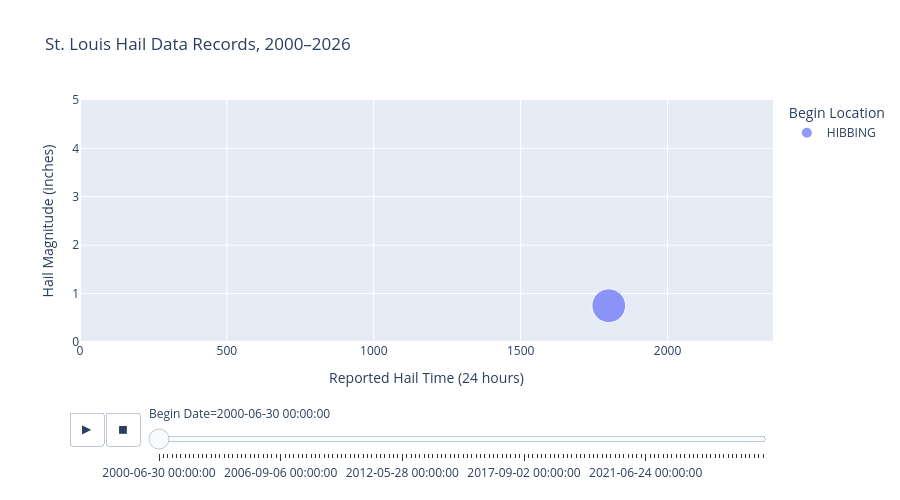

Notebook source saved alongside this figure:
### Code cell
# Create Figure 2 using a different chart type to answer the same research question.
# Label any aggregation or transformation.
figTwo = px.scatter(hail_df, x='BEGIN_TIME', y='MAGNITUDE',
                 animation_frame='BEGIN_DATE', animation_group='BEGIN_LOCATION',
                 size='MAGNITUDE', color='BEGIN_LOCATION', hover_name='BEGIN_LOCATION',
                 range_x=[0, 2359], range_y=[0, 5], size_max=55,
                 category_orders={'BEGIN_DATE': years},
                 labels={'BEGIN_TIME':'Reported Hail Time (24 hours)',
                         'MAGNITUDE':'Hail Magnitude (inches)', 'BEGIN_DATE':'Begin Date', 'BEGIN_LOCATION':'Begin Location'},
                 title='St. Louis Hail Data Records, 2000–2026')
figTwo.update_layout(height=500)
figTwo.show()

### Figure 1 — Plotly figure (JSON) as saved in the notebook; plotly's stock layout.template omitted (floating-point values rounded to 4 significant figures)
{"data": [{"hovertemplate": "<b>%{hovertext}</b><br><br>Begin Location=HIBBING<br>Begin Date=2000-06-30 00:00:00<br>Reported Hail Time (24 hours)=%{x}<br>Hail Magnitude (inches)=%{marker.size}<extra></extra>", "hovertext": ["HIBBING"], "ids": ["HIBBING"], "legendgroup": "HIBBING", "marker": {"color": "#636efa", "size": [0.75], "sizemode": "area", "sizeref": 0.001322, "symbol": "circle"}, "mode": "markers", "name": "HIBBING", "orientation": "v", "showlegend": true, "type": "scatter", "x": [1800], "xaxis": "x", "y": [0.75], "yaxis": "y"}], "layout": {"height": 500, "legend": {"itemsizing": "constant", "title": {"text": "Begin Location"}, "tracegroupgap": 0}, "sliders": [{"active": 0, "currentvalue": {"prefix": "Begin Date="}, "len": 0.9, "pad": {"b": 10, "t": 60}, "steps": [{"args": [["2000-06-30 00:00:00"], {"frame": {"duration": 0, "redraw": false}, "fromcurrent": true, "mode": "immediate", "transition": {"duration": 0, "easing": "linear"}}], "label": "2000-06-30 00:00:00", "method": "animate"}, {"args": [["2000-07-01 00:00:00"], {"frame": {"duration": 0, "redraw": false}, "fromcurrent": true, "mode": "immediate", "transition": {"duration": 0, "easing": "linear"}}], "label": "2000-07-01 00:00:00", "method": "animate"}, {"args": [["2000-07-08 00:00:00"], {"frame": {"duration": 0, "redraw": false}, "fromcurrent": true, "mode": "immediate", "transition": {"duration": 0, "easing": "linear"}}], "label": "2000-07-08 00:00:00", "method": "animate"}, {"args": [["2000-08-01 00:00:00"], {"frame": {"duration": 0, "redraw": false}, "fromcurrent": true, "mode": "immediate", "transition": {"duration": 0, "easing": "linear"}}], "label": "2000-08-01 00:00:00", "method": "animate"}, {"args": [["2001-05-01 00:00:00"], {"frame": {"duration": 0, "redraw": false}, "fromcurrent": true, "mode": "immediate", "transition": {"duration": 0, "easing": "linear"}}], "label": "2001-05-01 00:00:00", "method": "animate"}, {"args": [["2001-05-14 00:00:00"], {"frame": {"duration": 0, "redraw": false}, "fromcurrent": true, "mode": "immediate", "transition": {"duration": 0, "easing": "linear"}}], "label": "2001-05-14 00:00:00", "method": "animate"}, {"args": [["2001-06-13 00:00:00"], {"frame": {"duration": 0, "redraw": false}, "fromcurrent": true, "mode": "immediate", "transition": {"duration": 0, "easing": "linear"}}], "label": "2001-06-13 00:00:00", "method": "animate"}, {"args": [["2001-08-08 00:00:00"], {"frame": {"duration": 0, "redraw": false}, "fromcurrent": true, "mode": "immediate", "transition": {"duration": 0, "easing": "linear"}}], "label": "2001-08-08 00:00:00", "method": "animate"}, {"args": [["2002-04-16 00:00:00"], {"frame": {"duration": 0, "redraw": false}, "fromcurrent": true, "mode": "immediate", "transition": {"duration": 0, "easing": "linear"}}], "label": "2002-04-16 00:00:00", "method": "animate"}, {"args": [["2002-06-22 00:00:00"], {"frame": {"duration": 0, "redraw": false}, "fromcurrent": true, "mode": "immediate", "transition": {"duration": 0, "easing": "linear"}}], "label": "2002-06-22 00:00:00", "method": "animate"}, {"args": [["2002-08-01 00:00:00"], {"frame": {"duration": 0, "redraw": false}, "fromcurrent": true, "mode": "immediate", "transition": {"duration": 0, "easing": "linear"}}], "label": "2002-08-01 00:00:00", "method": "animate"}, {"args": [["2002-09-02 00:00:00"], {"frame": {"duration": 0, "redraw": false}, "fromcurrent": true, "mode": "immediate", "transition": {"duration": 0, "easing": "linear"}}], "label": "2002-09-02 00:00:00", "method": "animate"}, {"args": [["2003-04-14 00:00:00"], {"frame": {"duration": 0, "redraw": false}, "fromcurrent": true, "mode": "immediate", "transition": {"duration": 0, "easing": "linear"}}], "label": "2003-04-14 00:00:00", "method": "animate"}, {"args": [["2003-07-02 00:00:00"], {"frame": {"duration": 0, "redraw": false}, "fromcurrent": true, "mode": "immediate", "transition": {"duration": 0, "easing": "linear"}}], "label": "2003-07-02 00:00:00", "method": "animate"}, {"args": [["2003-07-06 00:00:00"], {"frame": {"duration": 0, "redraw": false}, "fromcurrent": true, "mode": "immediate", "transition": {"duration": 0, "easing": "linear"}}], "label": "2003-07-06 00:00:00", "method": "animate"}, {"args": [["2003-07-19 00:00:00"], {"frame": {"duration": 0, "redraw": false}, "fromcurrent": true, "mode": "immediate", "transition": {"duration": 0, "easing": "linear"}}], "label": "2003-07-19 00:00:00", "method": "animate"}, {"args": [["2003-08-20 00:00:00"], {"frame": {"duration": 0, "redraw": false}, "fromcurrent": true, "mode": "immediate", "transition": {"duration": 0, "easing": "linear"}}], "label": "2003-08-20 00:00:00", "method": "animate"}, {"args": [["2004-03-25 00:00:00"], {"frame": {"duration": 0, "redraw": false}, "fromcurrent": true, "mode": "immediate", "transition": {"duration": 0, "easing": "linear"}}], "label": "2004-03-25 00:00:00", "method": "animate"}, {"args": [["2004-04-18 00:00:00"], {"frame": {"duration": 0, "redraw": false}, "fromcurrent": true, "mode": "immediate", "transition": {"duration": 0, "easing": "linear"}}], "label": "2004-04-18 00:00:00", "method": "animate"}, {"args": [["2004-05-09 00:00:00"], {"frame": {"duration": 0, "redraw": false}, "fromcurrent": true, "mode": "immediate", "transition": {"duration": 0, "easing": "linear"}}], "label": "2004-05-09 00:00:00", "method": "animate"}, {"args": [["2005-05-05 00:00:00"], {"frame": {"duration": 0, "redraw": false}, "fromcurrent": true, "mode": "immediate", "transition": {"duration": 0, "easing": "linear"}}], "label": "2005-05-05 00:00:00", "method": "animate"}, {"args": [["2005-07-17 00:00:00"], {"frame": {"duration": 0, "redraw": false}, "fromcurrent": true, "mode": "immediate", "transition": {"duration": 0, "easing": "linear"}}], "label": "2005-07-17 00:00:00", "method": "animate"}, {"args": [["2006-05-28 00:00:00"], {"frame": {"duration": 0, "redraw": false}, "fromcurrent": true, "mode": "immediate", "transition": {"duration": 0, "easing": "linear"}}], "label": "2006-05-28 00:00:00", "method": "animate"}, {"args": [["2006-05-29 00:00:00"], {"frame": {"duration": 0, "redraw": false}, "fromcurrent": true, "mode": "immediate", "transition": {"duration": 0, "easing": "linear"}}], "label": "2006-05-29 00:00:00", "method": "animate"}, {"args": [["2006-07-01 00:00:00"], {"frame": {"duration": 0, "redraw": false}, "fromcurrent": true, "mode": "immediate", "transition": {"duration": 0, "easing": "linear"}}], "label": "2006-07-01 00:00:00", "method": "animate"}, {"args": [["2006-07-16 00:00:00"], {"frame": {"duration": 0, "redraw": false}, "fromcurrent": true, "mode": "immediate", "transition": {"duration": 0, "easing": "linear"}}], "label": "2006-07-16 00:00:00", "method": "animate"}, {"args": [["2006-07-28 00:00:00"], {"frame": {"duration": 0, "redraw": false}, "fromcurrent": true, "mode": "immediate", "transition": {"duration": 0, "easing": "linear"}}], "label": "2006-07-28 00:00:00", "method": "animate"}, {"args": [["2006-07-31 00:00:00"], {"frame": {"duration": 0, "redraw": false}, "fromcurrent": true, "mode": "immediate", "transition": {"duration": 0, "easing": "linear"}}], "label": "2006-07-31 00:00:00", "method": "animate"}, {"args": [["2006-09-06 00:00:00"], {"frame": {"duration": 0, "redraw": false}, "fromcurrent": true, "mode": "immediate", "transition": {"duration": 0, "easing": "linear"}}], "label": "2006-09-06 00:00:00", "method": "animate"}, {"args": [["2007-05-14 00:00:00"], {"frame": {"duration": 0, "redraw": false}, "fromcurrent": true, "mode": "immediate", "transition": {"duration": 0, "easing": "linear"}}], "label": "2007-05-14 00:00:00", "method": "animate"}, {"args": [["2007-06-07 00:00:00"], {"frame": {"duration": 0, "redraw": false}, "fromcurrent": true, "mode": "immediate", "transition": {"duration": 0, "easing": "linear"}}], "label": "2007-06-07 00:00:00", "method": "animate"}, {"args": [["2007-08-27 00:00:00"], {"frame": {"duration": 0, "redraw": false}, "fromcurrent": true, "mode": "immediate", "transition": {"duration": 0, "easing": "linear"}}], "label": "2007-08-27 00:00:00", "method": "animate"}, {"args": [["2007-09-21 00:00:00"], {"frame": {"duration": 0, "redraw": false}, "fromcurrent": true, "mode": "immediate", "transition": {"duration": 0, "easing": "linear"}}], "label": "2007-09-21 00:00:00", "method": "animate"}, {"args": [["2008-06-20 00:00:00"], {"frame": {"duration": 0, "redraw": false}, "fromcurrent": true, "mode": "immediate", "transition": {"duration": 0, "easing": "linear"}}], "label": "2008-06-20 00:00:00", "method": "animate"}, {"args": [["2008-07-09 00:00:00"], {"frame": {"duration": 0, "redraw": false}, "fromcurrent": true, "mode": "immediate", "transition": {"duration": 0, "easing": "linear"}}], "label": "2008-07-09 00:00:00", "method": "animate"}, {"args": [["2008-07-11 00:00:00"], {"frame": {"duration": 0, "redraw": false}, "fromcurrent": true, "mode": "immediate", "transition": {"duration": 0, "easing": "linear"}}], "label": "2008-07-11 00:00:00", "method": "animate"}, {"args": [["2008-07-14 00:00:00"], {"frame": {"duration": 0, "redraw": false}, "fromcurrent": true, "mode": "immediate", "transition": {"duration": 0, "easing": "linear"}}], "label": "2008-07-14 00:00:00", "method": "animate"}, {"args": [["2008-08-28 00:00:00"], {"frame": {"duration": 0, "redraw": false}, "fromcurrent": true, "mode": "immediate", "transition": {"duration": 0, "easing": "linear"}}], "label": "2008-08-28 00:00:00", "method": "animate"}, {"args": [["2008-09-26 00:00:00"], {"frame": {"duration": 0, "redraw": false}, "fromcurrent": true, "mode": "immediate", "transition": {"duration": 0, "easing": "linear"}}], "label": "2008-09-26 00:00:00", "method": "animate"}, {"args": [["2009-04-22 00:00:00"], {"frame": {"duration": 0, "redraw": false}, "fromcurrent": true, "mode": "immediate", "transition": {"duration": 0, "easing": "linear"}}], "label": "2009-04-22 00:00:00", "method": "animate"}, {"args": [["2009-05-05 00:00:00"], {"frame": {"duration": 0, "redraw": false}, "fromcurrent": true, "mode": "immediate", "transition": {"duration": 0, "easing": "linear"}}], "label": "2009-05-05 00:00:00", "method": "animate"}, {"args": [["2009-05-29 00:00:00"], {"frame": {"duration": 0, "redraw": false}, "fromcurrent": true, "mode": "immediate", "transition": {"duration": 0, "easing": "linear"}}], "label": "2009-05-29 00:00:00", "method": "animate"}, {"args": [["2009-07-22 00:00:00"], {"frame": {"duration": 0, "redraw": false}, "fromcurrent": true, "mode": "immediate", "transition": {"duration": 0, "easing": "linear"}}], "label": "2009-07-22 00:00:00", "method": "animate"}, {"args": [["2010-05-24 00:00:00"], {"frame": {"duration": 0, "redraw": false}, "fromcurrent": true, "mode": "immediate", "transition": {"duration": 0, "easing": "linear"}}], "label": "2010-05-24 00:00:00", "method": "animate"}, {"args": [["2010-06-17 00:00:00"], {"frame": {"duration": 0, "redraw": false}, "fromcurrent": true, "mode": "immediate", "transition": {"duration": 0, "easing": "linear"}}], "label": "2010-06-17 00:00:00", "method": "animate"}, {"args": [["2010-06-24 00:00:00"], {"frame": {"duration": 0, "redraw": false}, "fromcurrent": true, "mode": "immediate", "transition": {"duration": 0, "easing": "linear"}}], "label": "2010-06-24 00:00:00", "method": "animate"}, {"args": [["2010-07-27 00:00:00"], {"frame": {"duration": 0, "redraw": false}, "fromcurrent": true, "mode": "immediate", "transition": {"duration": 0, "easing": "linear"}}], "label": "2010-07-27 00:00:00", "method": "animate"}, {"args": [["2011-04-10 00:00:00"], {"frame": {"duration": 0, "redraw": false}, "fromcurrent": true, "mode": "immediate", "transition": {"duration": 0, "easing": "linear"}}], "label": "2011-04-10 00:00:00", "method": "animate"}, {"args": [["2011-05-10 00:00:00"], {"frame": {"duration": 0, "redraw": false}, "fromcurrent": true, "mode": "immediate", "transition": {"duration": 0, "easing": "linear"}}], "label": "2011-05-10 00:00:00", "method": "animate"}, {"args": [["2011-05-28 00:00:00"], {"frame": {"duration": 0, "redraw": false}, "fromcurrent": true, "mode": "immediate", "transition": {"duration": 0, "easing": "linear"}}], "label": "2011-05-28 00:00:00", "method": "animate"}, {"args": [["2011-06-07 00:00:00"], {"frame": {"duration": 0, "redraw": false}, "fromcurrent": true, "mode": "immediate", "transition": {"duration": 0, "easing": "linear"}}], "label": "2011-06-07 00:00:00", "method": "animate"}, {"args": [["2011-07-30 00:00:00"], {"frame": {"duration": 0, "redraw": false}, "fromcurrent": true, "mode": "immediate", "transition": {"duration": 0, "easing": "linear"}}], "label": "2011-07-30 00:00:00", "method": "animate"}, {"args": [["2011-08-08 00:00:00"], {"frame": {"duration": 0, "redraw": false}, "fromcurrent": true, "mode": "immediate", "transition": {"duration": 0, "easing": "linear"}}], "label": "2011-08-08 00:00:00", "method": "animate"}, {"args": [["2011-09-12 00:00:00"], {"frame": {"duration": 0, "redraw": false}, "fromcurrent": true, "mode": "immediate", "transition": {"duration": 0, "easing": "linear"}}], "label": "2011-09-12 00:00:00", "method": "animate"}, {"args": [["2011-10-12 00:00:00"], {"frame": {"duration": 0, "redraw": false}, "fromcurrent": true, "mode": "immediate", "transition": {"duration": 0, "easing": "linear"}}], "label": "2011-10-12 00:00:00", "method": "animate"}, {"args": [["2012-05-03 00:00:00"], {"frame": {"duration": 0, "redraw": false}, "fromcurrent": true, "mode": "immediate", "transition": {"duration": 0, "easing": "linear"}}], "label": "2012-05-03 00:00:00", "method": "animate"}, {"args": [["2012-05-28 00:00:00"], {"frame": {"duration": 0, "redraw": false}, "fromcurrent": true, "mode": "immediate", "transition": {"duration": 0, "easing": "linear"}}], "label": "2012-05-28 00:00:00", "method": "animate"}, {"args": [["2012-06-14 00:00:00"], {"frame": {"duration": 0, "redraw": false}, "fromcurrent": true, "mode": "immediate", "transition": {"duration": 0, "easing": "linear"}}], "label": "2012-06-14 00:00:00", "method": "animate"}, {"args": [["2012-06-19 00:00:00"], {"frame": {"duration": 0, "redraw": false}, "fromcurrent": true, "mode": "immediate", "transition": {"duration": 0, "easing": "linear"}}], "label": "2012-06-19 00:00:00", "method": "animate"}, {"args": [["2012-07-02 00:00:00"], {"frame": {"duration": 0, "redraw": false}, "fromcurrent": true, "mode": "immediate", "transition": {"duration": 0, "easing": "linear"}}], "label": "2012-07-02 00:00:00", "method": "animate"}, {"args": [["2012-07-22 00:00:00"], {"frame": {"duration": 0, "redraw": false}, "fromcurrent": true, "mode": "immediate", "transition": {"duration": 0, "easing": "linear"}}], "label": "2012-07-22 00:00:00", "method": "animate"}, {"args": [["2012-07-29 00:00:00"], {"frame": {"duration": 0, "redraw": false}, "fromcurrent": true, "mode": "immediate", "transition": {"duration": 0, "easing": "linear"}}], "label": "2012-07-29 00:00:00", "method": "animate"}, {"args": [["2012-09-04 00:00:00"], {"frame": {"duration": 0, "redraw": false}, "fromcurrent": true, "mode": "immediate", "transition": {"duration": 0, "easing": "linear"}}], "label": "2012-09-04 00:00:00", "method": "animate"}, {"args": [["2013-05-31 00:00:00"], {"frame": {"duration": 0, "redraw": false}, "fromcurrent": true, "mode": "immediate", "transition": {"duration": 0, "easing": "linear"}}], "label": "2013-05-31 00:00:00", "method": "animate"}, {"args": [["2013-08-29 00:00:00"], {"frame": {"duration": 0, "redraw": false}, "fromcurrent": true, "mode": "immediate", "transition": {"duration": 0, "easing": "linear"}}], "label": "2013-08-29 00:00:00", "method": "animate"}, {"args": [["2014-05-07 00:00:00"], {"frame": {"duration": 0, "redraw": false}, "fromcurrent": true, "mode": "immediate", "transition": {"duration": 0, "easing": "linear"}}], "label": "2014-05-07 00:00:00", "method": "animate"}, {"args": [["2014-06-29 00:00:00"], {"frame": {"duration": 0, "redraw": false}, "fromcurrent": true, "mode": "immediate", "transition": {"duration": 0, "easing": "linear"}}], "label": "2014-06-29 00:00:00", "method": "animate"}, {"args": [["2014-07-05 00:00:00"], {"frame": {"duration": 0, "redraw": false}, "fromcurrent": true, "mode": "immediate", "transition": {"duration": 0, "easing": "linear"}}], "label": "2014-07-05 00:00:00", "method": "animate"}, {"args": [["2015-06-22 00:00:00"], {"frame": {"duration": 0, "redraw": false}, "fromcurrent": true, "mode": "immediate", "transition": {"duration": 0, "easing": "linear"}}], "label": "2015-06-22 00:00:00", "method": "animate"}, {"args": [["2015-06-29 00:00:00"], {"frame": {"duration": 0, "redraw": false}, "fromcurrent": true, "mode": "immediate", "transition": {"duration": 0, "easing": "linear"}}], "label": "2015-06-29 00:00:00", "method": "animate"}, {"args": [["2015-08-02 00:00:00"], {"frame": {"duration": 0, "redraw": false}, "fromcurrent": true, "mode": "immediate", "transition": {"duration": 0, "easing": "linear"}}], "label": "2015-08-02 00:00:00", "method": "animate"}, {"args": [["2015-08-08 00:00:00"], {"frame": {"duration": 0, "redraw": false}, "fromcurrent": true, "mode": "immediate", "transition": {"duration": 0, "easing": "linear"}}], "label": "2015-08-08 00:00:00", "method": "animate"}, {"args": [["2015-08-28 00:00:00"], {"frame": {"duration": 0, "redraw": false}, "fromcurrent": true, "mode": "immediate", "transition": {"duration": 0, "easing": "linear"}}], "label": "2015-08-28 00:00:00", "method": "animate"}, {"args": [["2015-08-29 00:00:00"], {"frame": {"duration": 0, "redraw": false}, "fromcurrent": true, "mode": "immediate", "transition": {"duration": 0, "easing": "linear"}}], "label": "2015-08-29 00:00:00", "method": "animate"}, {"args": [["2016-03-08 00:00:00"], {"frame": {"duration": 0, "redraw": false}, "fromcurrent": true, "mode": "immediate", "transition": {"duration": 0, "easing": "linear"}}], "label": "2016-03-08 00:00:00", "method": "animate"}, {"args": [["2016-06-05 00:00:00"], {"frame": {"duration": 0, "redraw": false}, "fromcurrent": true, "mode": "immediate", "transition": {"duration": 0, "easing": "linear"}}], "label": "2016-06-05 00:00:00", "method": "animate"}, {"args": [["2016-06-10 00:00:00"], {"frame": {"duration": 0, "redraw": false}, "fromcurrent": true, "mode": "immediate", "transition": {"duration": 0, "easing": "linear"}}], "label": "2016-06-10 00:00:00", "method": "animate"}, {"args": [["2016-06-19 00:00:00"], {"frame": {"duration": 0, "redraw": false}, "fromcurrent": true, "mode": "immediate", "transition": {"duration": 0, "easing": "linear"}}], "label": "2016-06-19 00:00:00", "method": "animate"}, {"args": [["2016-09-05 00:00:00"], {"frame": {"duration": 0, "redraw": false}, "fromcurrent": true, "mode": "immediate", "transition": {"duration": 0, "easing": "linear"}}], "label": "2016-09-05 00:00:00", "method": "animate"}, {"args": [["2017-05-26 00:00:00"], {"frame": {"duration": 0, "redraw": false}, "fromcurrent": true, "mode": "immediate", "transition": {"duration": 0, "easing": "linear"}}], "label": "2017-05-26 00:00:00", "method": "animate"}, {"args": [["2017-07-06 00:00:00"], {"frame": {"duration": 0, "redraw": false}, "fromcurrent": true, "mode": "immediate", "transition": {"duration": 0, "easing": "linear"}}], "label": "2017-07-06 00:00:00", "method": "animate"}, {"args": [["2017-07-17 00:00:00"], {"frame": {"duration": 0, "redraw": false}, "fromcurrent": true, "mode": "immediate", "transition": {"duration": 0, "easing": "linear"}}], "label": "2017-07-17 00:00:00", "method": "animate"}, {"args": [["2017-08-08 00:00:00"], {"frame": {"duration": 0, "redraw": false}, "fromcurrent": true, "mode": "immediate", "transition": {"duration": 0, "easing": "linear"}}], "label": "2017-08-08 00:00:00", "method": "animate"}, {"args": [["2017-08-18 00:00:00"], {"frame": {"duration": 0, "redraw": false}, "fromcurrent": true, "mode": "immediate", "transition": {"duration": 0, "easing": "linear"}}], "label": "2017-08-18 00:00:00", "method": "animate"}, {"args": [["2017-09-02 00:00:00"], {"frame": {"duration": 0, "redraw": false}, "fromcurrent": true, "mode": "immediate", "transition": {"duration": 0, "easing": "linear"}}], "label": "2017-09-02 00:00:00", "method": "animate"}, {"args": [["2017-09-14 00:00:00"], {"frame": {"duration": 0, "redraw": false}, "fromcurrent": true, "mode": "immediate", "transition": {"duration": 0, "easing": "linear"}}], "label": "2017-09-14 00:00:00", "method": "animate"}, {"args": [["2018-05-29 00:00:00"], {"frame": {"duration": 0, "redraw": false}, "fromcurrent": true, "mode": "immediate", "transition": {"duration": 0, "easing": "linear"}}], "label": "2018-05-29 00:00:00", "method": "animate"}, {"args": [["2018-06-27 00:00:00"], {"frame": {"duration": 0, "redraw": false}, "fromcurrent": true, "mode": "immediate", "transition": {"duration": 0, "easing": "linear"}}], "label": "2018-06-27 00:00:00", "method": "animate"}, {"args": [["2018-06-29 00:00:00"], {"frame": {"duration": 0, "redraw": false}, "fromcurrent": true, "mode": "immediate", "transition": {"duration": 0, "easing": "linear"}}], "label": "2018-06-29 00:00:00", "method": "animate"}, {"args": [["2018-07-02 00:00:00"], {"frame": {"duration": 0, "redraw": false}, "fromcurrent": true, "mode": "immediate", "transition": {"duration": 0, "easing": "linear"}}], "label": "2018-07-02 00:00:00", "method": "animate"}, {"args": [["2018-07-04 00:00:00"], {"frame": {"duration": 0, "redraw": false}, "fromcurrent": true, "mode": "immediate", "transition": {"duration": 0, "easing": "linear"}}], "label": "2018-07-04 00:00:00", "method": "animate"}, {"args": [["2018-08-31 00:00:00"], {"frame": {"duration": 0, "redraw": false}, "fromcurrent": true, "mode": "immediate", "transition": {"duration": 0, "easing": "linear"}}], "label": "2018-08-31 00:00:00", "method": "animate"}, {"args": [["2018-09-12 00:00:00"], {"frame": {"duration": 0, "redraw": false}, "fromcurrent": true, "mode": "immediate", "transition": {"duration": 0, "easing": "linear"}}], "label": "2018-09-12 00:00:00", "method": "animate"}, {"args": [["2018-09-14 00:00:00"], {"frame": {"duration": 0, "redraw": false}, "fromcurrent": true, "mode": "immediate", "transition": {"duration": 0, "easing": "linear"}}], "label": "2018-09-14 00:00:00", "method": "animate"}, {"args": [["2018-09-15 00:00:00"], {"frame": {"duration": 0, "redraw": false}, "fromcurrent": true, "mode": "immediate", "transition": {"duration": 0, "easing": "linear"}}], "label": "2018-09-15 00:00:00", "method": "animate"}, {"args": [["2019-06-04 00:00:00"], {"frame": {"duration": 0, "redraw": false}, "fromcurrent": true, "mode": "immediate", "transition": {"duration": 0, "easing": "linear"}}], "label": "2019-06-04 00:00:00", "method": "animate"}, {"args": [["2019-07-26 00:00:00"], {"frame": {"duration": 0, "redraw": false}, "fromcurrent": true, "mode": "immediate", "transition": {"duration": 0, "easing": "linear"}}], "label": "2019-07-26 00:00:00", "method": "animate"}, {"args": [["2019-09-17 00:00:00"], {"frame": {"duration": 0, "redraw": false}, "fromcurrent": true, "mode": "immediate", "transition": {"duration": 0, "easing": "linear"}}], "label": "2019-09-17 00:00:00", "method": "animate"}, {"args": [["2020-05-14 00:00:00"], {"frame": {"duration": 0, "redraw": false}, "fromcurrent": true, "mode": "immediate", "transition": {"duration": 0, "easing": "linear"}}], "label": "2020-05-14 00:00:00", "method": "animate"}, {"args": [["2020-06-21 00:00:00"], {"frame": {"duration": 0, "redraw": false}, "fromcurrent": true, "mode": "immediate", "transition": {"duration": 0, "easing": "linear"}}], "label": "2020-06-21 00:00:00", "method": "animate"}, {"args": [["2020-07-04 00:00:00"], {"frame": {"duration": 0, "redraw": false}, "fromcurrent": true, "mode": "immediate", "transition": {"duration": 0, "easing": "linear"}}], "label": "2020-07-04 00:00:00", "method": "animate"}, {"args": [["2020-07-05 00:00:00"], {"frame": {"duration": 0, "redraw": false}, "fromcurrent": true, "mode": "immediate", "transition": {"duration": 0, "easing": "linear"}}], "label": "2020-07-05 00:00:00", "method": "animate"}, {"args": [["2020-07-08 00:00:00"], {"frame": {"duration": 0, "redraw": false}, "fromcurrent": true, "mode": "immediate", "transition": {"duration": 0, "easing": "linear"}}], "label": "2020-07-08 00:00:00", "method": "animate"}, {"args": [["2020-07-16 00:00:00"], {"frame": {"duration": 0, "redraw": false}, "fromcurrent": true, "mode": "immediate", "transition": {"duration": 0, "easing": "linear"}}], "label": "2020-07-16 00:00:00", "method": "animate"}, {"args": [["2020-07-18 00:00:00"], {"frame": {"duration": 0, "redraw": false}, "fromcurrent": true, "mode": "immediate", "transition": {"duration": 0, "easing": "linear"}}], "label": "2020-07-18 00:00:00", "method": "animate"}, {"args": [["2020-08-19 00:00:00"], {"frame": {"duration": 0, "redraw": false}, "fromcurrent": true, "mode": "immediate", "transition": {"duration": 0, "easing": "linear"}}], "label": "2020-08-19 00:00:00", "method": "animate"}, {"args": [["2020-08-20 00:00:00"], {"frame": {"duration": 0, "redraw": false}, "fromcurrent": true, "mode": "immediate", "transition": {"duration": 0, "easing": "linear"}}], "label": "2020-08-20 00:00:00", "method": "animate"}, {"args": [["2020-08-22 00:00:00"], {"frame": {"duration": 0, "redraw": false}, "fromcurrent": true, "mode": "immediate", "transition": {"duration": 0, "easing": "linear"}}], "label": "2020-08-22 00:00:00", "method": "animate"}, {"args": [["2020-10-11 00:00:00"], {"frame": {"duration": 0, "redraw": false}, "fromcurrent": true, "mode": "immediate", "transition": {"duration": 0, "easing": "linear"}}], "label": "2020-10-11 00:00:00", "method": "animate"}, {"args": [["2021-04-05 00:00:00"], {"frame": {"duration": 0, "redraw": false}, "fromcurrent": true, "mode": "immediate", "transition": {"duration": 0, "easing": "linear"}}], "label": "2021-04-05 00:00:00", "method": "animate"}, {"args": [["2021-06-11 00:00:00"], {"frame": {"duration": 0, "redraw": false}, "fromcurrent": true, "mode": "immediate", "transition": {"duration": 0, "easing": "linear"}}], "label": "2021-06-11 00:00:00", "method": "animate"}, {"args": [["2021-06-16 00:00:00"], {"frame": {"duration": 0, "redraw": false}, "fromcurrent": true, "mode": "immediate", "transition": {"duration": 0, "easing": "linear"}}], "label": "2021-06-16 00:00:00", "method": "animate"}, {"args": [["2021-06-24 00:00:00"], {"frame": {"duration": 0, "redraw": false}, "fromcurrent": true, "mode": "immediate", "transition": {"duration": 0, "easing": "linear"}}], "label": "2021-06-24 00:00:00", "method": "animate"}, {"args": [["2021-07-26 00:00:00"], {"frame": {"duration": 0, "redraw": false}, "fromcurrent": true, "mode": "immediate", "transition": {"duration": 0, "easing": "linear"}}], "label": "2021-07-26 00:00:00", "method": "animate"}, {"args": [["2021-09-16 00:00:00"], {"frame": {"duration": 0, "redraw": false}, "fromcurrent": true, "mode": "immediate", "transition": {"duration": 0, "easing": "linear"}}], "label": "2021-09-16 00:00:00", "method": "animate"}, {"args": [["2022-04-22 00:00:00"], {"frame": {"duration": 0, "redraw": false}, "fromcurrent": true, "mode": "immediate", "transition": {"duration": 0, "easing": "linear"}}], "label": "2022-04-22 00:00:00", "method": "animate"}, {"args": [["2022-05-09 00:00:00"], {"frame": {"duration": 0, "redraw": false}, "fromcurrent": true, "mode": "immediate", "transition": {"duration": 0, "easing": "linear"}}], "label": "2022-05-09 00:00:00", "method": "animate"}, {"args": [["2022-05-12 00:00:00"], {"frame": {"duration": 0, "redraw": false}, "fromcurrent": true, "mode": "immediate", "transition": {"duration": 0, "easing": "linear"}}], "label": "2022-05-12 00:00:00", "method": "animate"}, {"args": [["2022-05-18 00:00:00"], {"frame": {"duration": 0, "redraw": false}, "fromcurrent": true, "mode": "immediate", "transition": {"duration": 0, "easing": "linear"}}], "label": "2022-05-18 00:00:00", "method": "animate"}, {"args": [["2022-05-30 00:00:00"], {"frame": {"duration": 0, "redraw": false}, "fromcurrent": true, "mode": "immediate", "transition": {"duration": 0, "easing": "linear"}}], "label": "2022-05-30 00:00:00", "method": "animate"}, {"args": [["2022-06-20 00:00:00"], {"frame": {"duration": 0, "redraw": false}, "fromcurrent": true, "mode": "immediate", "transition": {"duration": 0, "easing": "linear"}}], "label": "2022-06-20 00:00:00", "method": "animate"}, {"args": [["2022-06-23 00:00:00"], {"frame": {"duration": 0, "redraw": false}, "fromcurrent": true, "mode": "immediate", "transition": {"duration": 0, "easing": "linear"}}], "label": "2022-06-23 00:00:00", "method": "animate"}, {"args": [["2022-06-29 00:00:00"], {"frame": {"duration": 0, "redraw": false}, "fromcurrent": true, "mode": "immediate", "transition": {"duration": 0, "easing": "linear"}}], "label": "2022-06-29 00:00:00", "method": "animate"}, {"args": [["2022-07-12 00:00:00"], {"frame": {"duration": 0, "redraw": false}, "fromcurrent": true, "mode": "immediate", "transition": {"duration": 0, "easing": "linear"}}], "label": "2022-07-12 00:00:00", "method": "animate"}, {"args": [["2022-08-02 00:00:00"], {"frame": {"duration": 0, "redraw": false}, "fromcurrent": true, "mode": "immediate", "transition": {"duration": 0, "easing": "linear"}}], "label": "2022-08-02 00:00:00", "method": "animate"}, {"args": [["2022-10-11 00:00:00"], {"frame": {"duration": 0, "redraw": false}, "fromcurrent": true, "mode": "immediate", "transition": {"duration": 0, "easing": "linear"}}], "label": "2022-10-11 00:00:00", "method": "animate"}, {"args": [["2023-05-31 00:00:00"], {"frame": {"duration": 0, "redraw": false}, "fromcurrent": true, "mode": "immediate", "transition": {"duration": 0, "easing": "linear"}}], "label": "2023-05-31 00:00:00", "method": "animate"}, {"args": [["2023-07-19 00:00:00"], {"frame": {"duration": 0, "redraw": false}, "fromcurrent": true, "mode": "immediate", "transition": {"duration": 0, "easing": "linear"}}], "label": "2023-07-19 00:00:00", "method": "animate"}, {"args": [["2023-07-27 00:00:00"], {"frame": {"duration": 0, "redraw": false}, "fromcurrent": true, "mode": "immediate", "transition": {"duration": 0, "easing": "linear"}}], "label": "2023-07-27 00:00:00", "method": "animate"}, {"args": [["2023-08-08 00:00:00"], {"frame": {"duration": 0, "redraw": false}, "fromcurrent": true, "mode": "immediate", "transition": {"duration": 0, "easing": "linear"}}], "label": "2023-08-08 00:00:00", "method": "animate"}, {"args": [["2023-09-05 00:00:00"], {"frame": {"duration": 0, "redraw": false}, "fromcurrent": true, "mode": "immediate", "transition": {"duration": 0, "easing": "linear"}}], "label": "2023-09-05 00:00:00", "method": "animate"}, {"args": [["2024-05-17 00:00:00"], {"frame": {"duration": 0, "redraw": false}, "fromcurrent": true, "mode": "immediate", "transition": {"duration": 0, "easing": "linear"}}], "label": "2024-05-17 00:00:00", "method": "animate"}, {"args": [["2024-06-12 00:00:00"], {"frame": {"duration": 0, "redraw": false}, "fromcurrent": true, "mode": "immediate", "transition": {"duration": 0, "easing": "linear"}}], "label": "2024-06-12 00:00:00", "method": "animate"}, {"args": [["2024-06-18 00:00:00"], {"frame": {"duration": 0, "redraw": false}, "fromcurrent": true, "mode": "immediate", "transition": {"duration": 0, "easing": "linear"}}], "label": "2024-06-18 00:00:00", "method": "animate"}, {"args": [["2024-07-06 00:00:00"], {"frame": {"duration": 0, "redraw": false}, "fromcurrent": true, "mode": "immediate", "transition": {"duration": 0, "easing": "linear"}}], "label": "2024-07-06 00:00:00", "method": "animate"}, {"args": [["2024-09-19 00:00:00"], {"frame": {"duration": 0, "redraw": false}, "fromcurrent": true, "mode": "immediate", "transition": {"duration": 0, "easing": "linear"}}], "label": "2024-09-19 00:00:00", "method": "animate"}, {"args": [["2025-06-20 00:00:00"], {"frame": {"duration": 0, "redraw": false}, "fromcurrent": true, "mode": "immediate", "transition": {"duration": 0, "easing": "linear"}}], "label": "2025-06-20 00:00:00", "method": "animate"}, {"args": [["2025-06-21 00:00:00"], {"frame": {"duration": 0, "redraw": false}, "fromcurrent": true, "mode": "immediate", "transition": {"duration": 0, "easing": "linear"}}], "label": "2025-06-21 00:00:00", "method": "animate"}, {"args": [["2025-09-08 00:00:00"], {"frame": {"duration": 0, "redraw": false}, "fromcurrent": true, "mode": "immediate", "transition": {"duration": 0, "easing": "linear"}}], "label": "2025-09-08 00:00:00", "method": "animate"}, {"args": [["2025-09-16 00:00:00"], {"frame": {"duration": 0, "redraw": false}, "fromcurrent": true, "mode": "immediate", "transition": {"duration": 0, "easing": "linear"}}], "label": "2025-09-16 00:00:00", "method": "animate"}], "x": 0.1, "xanchor": "left", "y": 0, "yanchor": "top"}], "title": {"text": "St. Louis Hail Data Records, 2000–2026"}, "updatemenus": [{"buttons": [{"args": [null, {"frame": {"duration": 500, "redraw": false}, "fromcurrent": true, "mode": "immediate", "transition": {"duration": 500, "easing": "linear"}}], "label": "&#9654;", "method": "animate"}, {"args": [[null], {"frame": {"duration": 0, "redraw": false}, "fromcurrent": true, "mode": "immediate", "transition": {"duration": 0, "easing": "linear"}}], "label": "&#9724;", "method": "animate"}], "direction": "left", "pad": {"r": 10, "t": 70}, "showactive": false, "type": "buttons", "x": 0.1, "xanchor": "right", "y": 0, "yanchor": "top"}], "xaxis": {"anchor": "y", "domain": [0, 1], "range": [0, 2359], "title": {"text": "Reported Hail Time (24 hours)"}}, "yaxis": {"anchor": "x", "domain": [0, 1], "range": [0, 5], "title": {"text": "Hail Magnitude (inches)"}}}}
